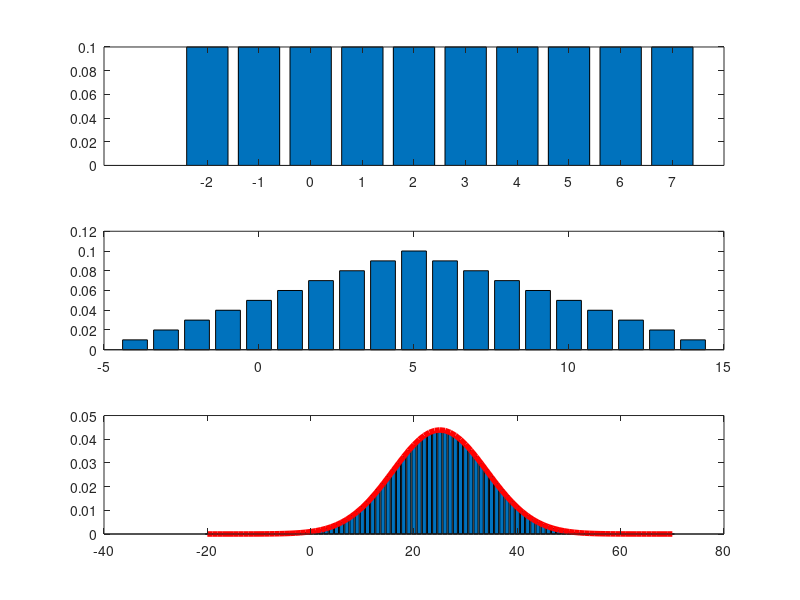

Reproduce this figure in MATLAB.
clear variales;
close all;
clc;


%% Question a
k = [-2,-1,0,1,2,3,4,5,6,7];
p = [1/10,1/10,1/10,1/10,1/10,1/10,1/10,1/10,1/10,1/10];
mu = k*p'
sigma = sqrt((k.^2*p')-mu.^2) 
subplot(3,1,1);
bar(k,p);

%% Question b

X = conv(p,p);
subplot(3,1,2);
k_conv = [2*-2:1:2*7];
bar(k_conv,X);

%% Question c

n = 10;
densite = p;
for k=1:n-1
    densite = conv(densite,p);
end
k_densite = [-2*n:1:7*n];
subplot(3,1,3);
bar(k_densite,densite);
hold on;
mu_d = n*mu;
sigma_d = sqrt(n)*sigma;
densite_th = 1/(sigma_d*sqrt(2*pi))*exp(-(k_densite-mu_d).^2/(2*sigma_d^2));
plot(k_densite,densite_th,'r','Linewidth',4);


